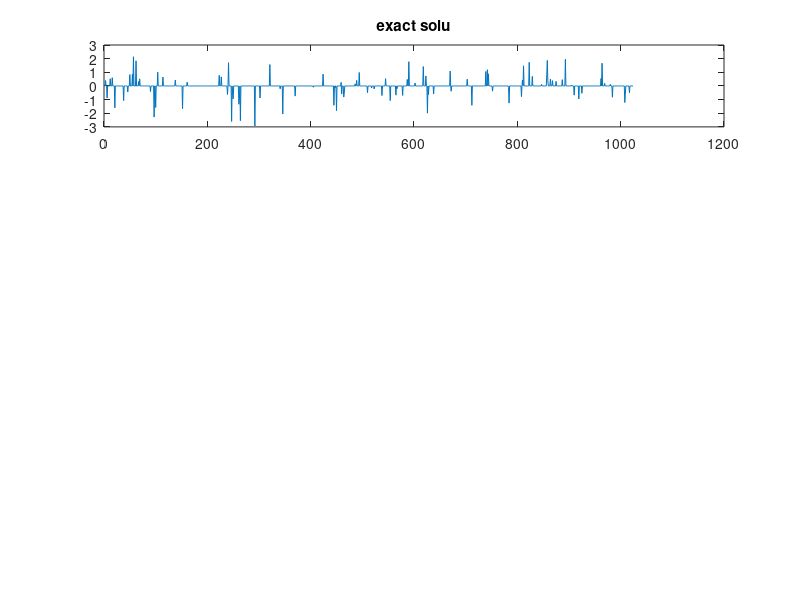

Write MATLAB code to recreate this figure. (Note: this script raises an error after producing the figure.)
% min ||x||_1, s.t. Ax=b
clear all;

% generate data
rng(1)
n = 1024;
m = 512;

A = randn(m,n);
u = sprandn(n,1,0.1);
b = A*u;


x0 = rand(n,1);

errfun = @(x1, x2) norm(x1-x2)/(1+norm(x1));
resfun = @(x) norm(A*x-b);
nrm1fun = @(x) norm(x,1);



subplot(4,1,1); plot(1:n, u);
title('exact solu');

opts2 = []; 
tic; 
[x2, out2] = l1_cvx_mosek(x0, A, b, opts2);
t2 = toc;
subplot(4,1,2); plot(1:n, x2);
title('cvx-mosek solu');

opts4 = []; %modify options
tic; 
[x4, out4] = l1_Augmented_Lagrangian(x0, A, b, [25, 1e-4, 20, 50, 0]);  % parameters: mu, tao, max_iter1, max_iter2,ifFista
t4 = toc;
subplot(4,1,3); plot(1:n, x4);
title('Augmented Lagrangian solu');

opts5 = []; %modify options
tic; 
[x5, out5] = l1_Augmented_Lagrangian(x0, A, b, [25, 1e-4, 20, 17, 1]);  % parameters: mu, tao, max_iter1, max_iter2,ifFista
t5 = toc;
subplot(4,1,4); plot(1:n, x5);
title('Augmented Lagrangian with FISTA solu');

fprintf('cvx_mosek: nrm1: %3.2e, res: %3.2e, cpu: %5.2f, err-to-cvx-mosek: %3.2e\n', ...
        nrm1fun(x2), resfun(x2), t2, errfun(x2, x2));
fprintf('Augmented Lagrangian: nrm1: %3.2e, res: %3.2e, cpu: %5.2f, err-to-cvx-mosek: %3.2e\n', ...
        nrm1fun(x4), resfun(x4), t4, errfun(x2, x4));
fprintf('Augmented Lagrangian with FISTA: nrm1: %3.2e, res: %3.2e, cpu: %5.2f, err-to-cvx-mosek: %3.2e\n', ...
        nrm1fun(x5), resfun(x5), t5, errfun(x2, x5));
